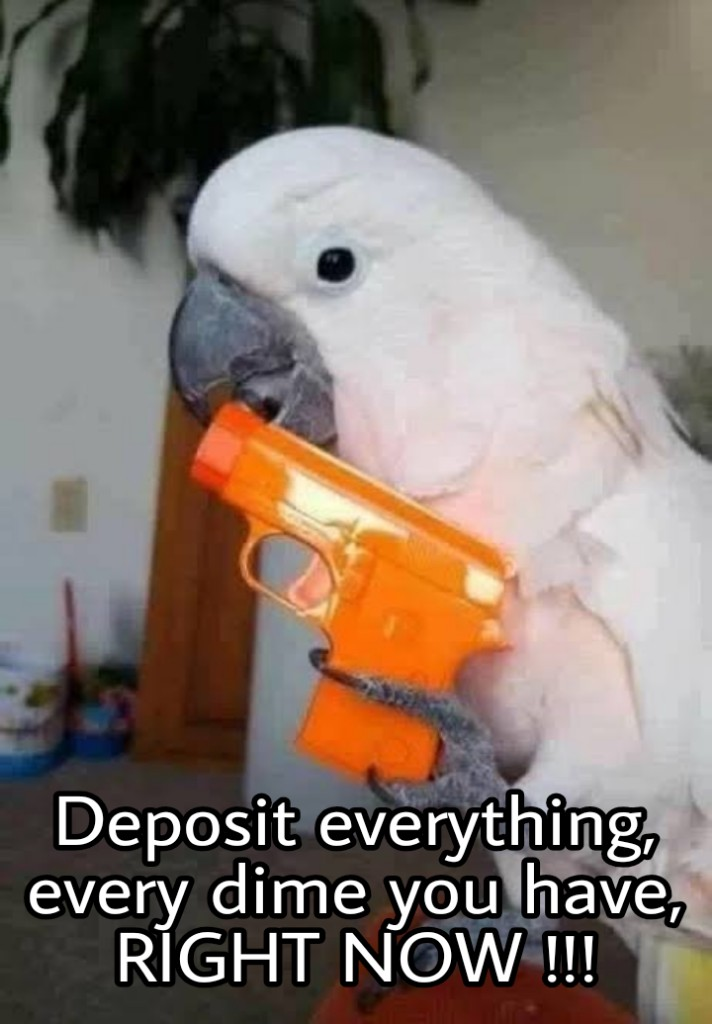
#> input picture dombot/rss/bot_pod/user_joined.jpg, 712 x 1024 px
$ python -i image_process.py   (imports and definitions only)
#> lines starting #> are read from the running program, lines starting #| are printed output that depends on the picture
from telethon import events
from functools import partial
from functions import command, command_with_args
from PIL import Image, ImageFilter
import concurrent.futures
import random
from telethon.utils import get_extension
import os
import threading
import re
import asyncio
from vars import bot
from collections import namedtuple


IMG_PRC_PATH = "dombot/image_processing/"
MAX_FILE_SIZE = 5242880


# [22 lines left out: functions blur_image, pixelate, process_image_thread, not called in this run]


# [3 lines not run here, left out]


def image_process_thread(data): # (message, file_name, effects_data, loop):
    for command, value in data.effects_data.items():
        process_image_thread(data.file_name, command, value)

    data.loop.call_soon_threadsafe(data.loop.create_task, send_processed_image(data.message, data.file_name))


# [36 lines left out: function process_command, not called in this run]


# [49 lines not run here, left out]

>>> import cv2
>>> picture = cv2.imread('../rss/bot_pod/user_joined.jpg', cv2.IMREAD_GRAYSCALE)
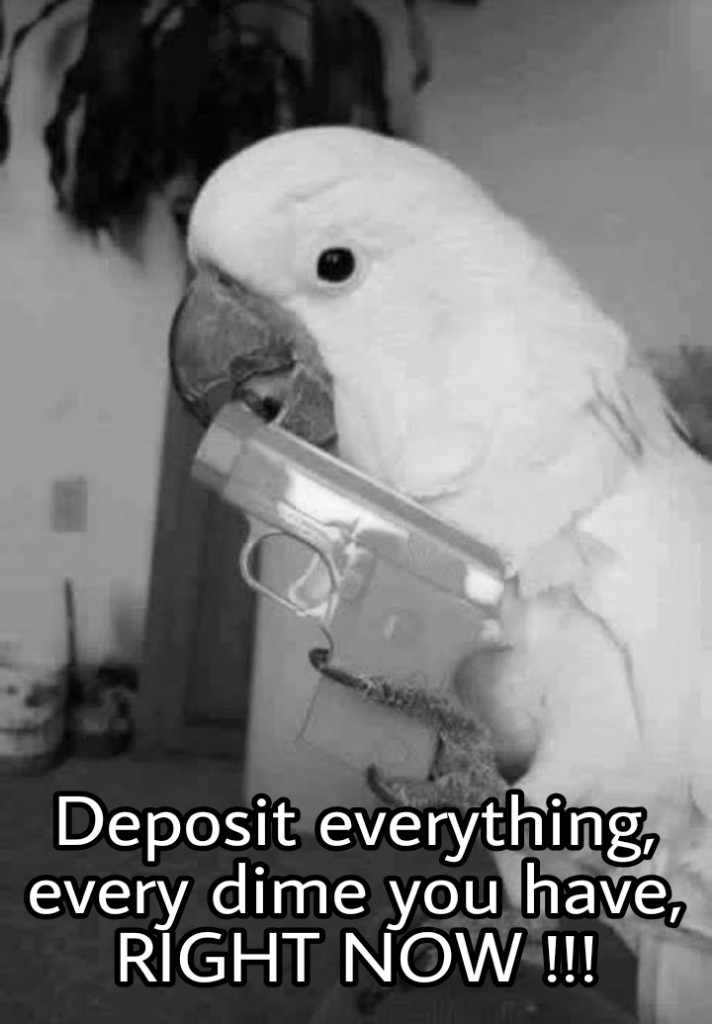
#> picture: shape (1024, 712); min 0, max 255, mean 120.9
#> (the run stopped early here; a loop or call above may not have finished)
